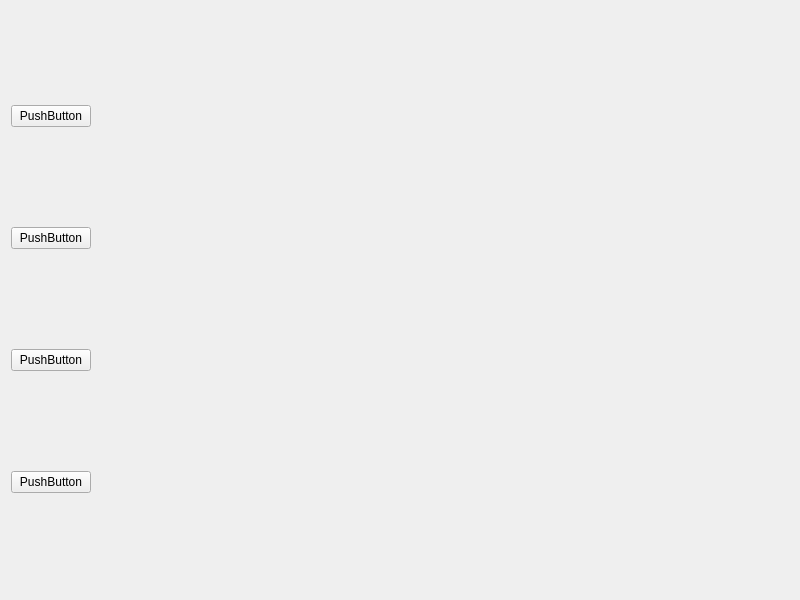
<?xml version="1.0" encoding="UTF-8"?>
<ui version="4.0">
 <class>MainView</class>
 <widget class="QWidget" name="MainView">
  <property name="geometry">
   <rect>
    <x>0</x>
    <y>0</y>
    <width>800</width>
    <height>600</height>
   </rect>
  </property>
  <property name="windowTitle">
   <string>MainView</string>
  </property>
  <layout class="QHBoxLayout" name="horizontalLayout_2">
   <item>
    <layout class="QHBoxLayout" name="horizontalLayout">
     <item>
      <layout class="QVBoxLayout" name="verticalLayout">
       <item>
        <widget class="QPushButton" name="btn_video_list">
         <property name="text">
          <string>PushButton</string>
         </property>
        </widget>
       </item>
       <item>
        <widget class="QPushButton" name="btn_usr_page">
         <property name="text">
          <string>PushButton</string>
         </property>
        </widget>
       </item>
       <item>
        <widget class="QPushButton" name="btn_upload">
         <property name="text">
          <string>PushButton</string>
         </property>
        </widget>
       </item>
       <item>
        <widget class="QPushButton" name="btn_video_disp">
         <property name="text">
          <string>PushButton</string>
         </property>
        </widget>
       </item>
      </layout>
     </item>
     <item>
      <widget class="QStackedWidget" name="stackw">
       <property name="currentIndex">
        <number>-1</number>
       </property>
      </widget>
     </item>
    </layout>
   </item>
  </layout>
 </widget>
 <resources/>
 <connections/>
</ui>
